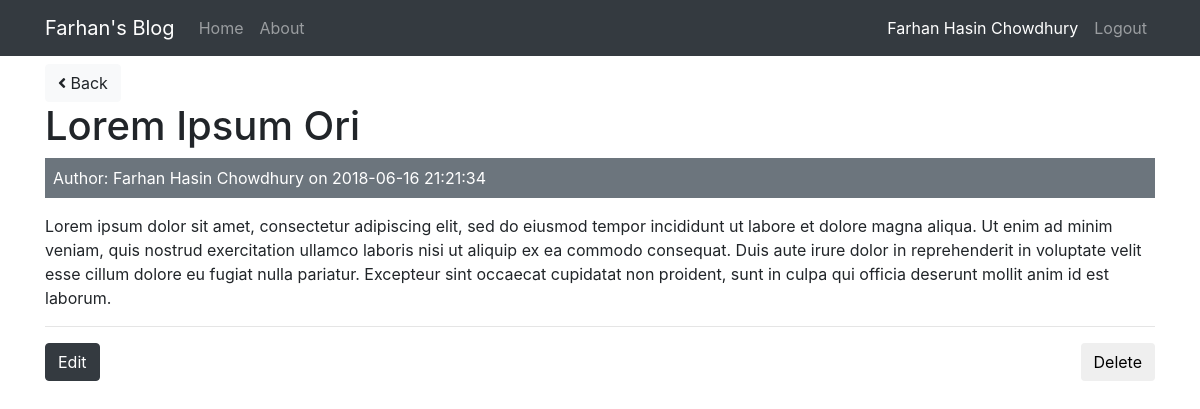
The app's page /posts/read/2 (signed in) with its own data.
### tables this page shows
CREATE TABLE `posts` (
  `id` int(11) NOT NULL,
  `user_id` int(11) NOT NULL,
  `title` varchar(255) NOT NULL,
  `body` text NOT NULL,
  `created_at` datetime NOT NULL DEFAULT CURRENT_TIMESTAMP
);

CREATE TABLE `users` (
  `id` int(11) NOT NULL,
  `name` varchar(255) NOT NULL,
  `email` varchar(255) NOT NULL,
  `password` varchar(255) NOT NULL,
  `created_at` datetime NOT NULL DEFAULT CURRENT_TIMESTAMP
);

### app/controllers/Posts.php (called while the page is built, shortened)
<?php
    class Posts extends Controller {
        public function __construct() {
            $this->postModel = $this->model('Post');
            $this->userModel = $this->model('User');
        }
        public function read($id) {
            $post = $this->postModel->getPostByID($id);
            $user = $this->userModel->getUserByID($post->user_id);
            $data = [
                'post' => $post,
                'user' => $user
            ];
            $this->view('posts/read', $data);
        }
    }
?>

### app/libraries/Core.php (called while the page is built, shortened)
<?php
    class Core {
        protected $currentMethod = 'index';
        public function __construct() {
            $url = $this->getURL();
            if(file_exists('../app/controllers/' . ucwords($url[0]) . '.php')) {
                unset($url[0]);
            }
            $this->currentController = new $this->currentController;
            if(isset($url[1])) {
                if(method_exists($this->currentController, $url[1])) {
                    $this->currentMethod = $url[1];
                    unset($url[1]);
                }
            }
            $this->params = $url ? array_values($url) : [];
            call_user_func_array([$this->currentController, $this->currentMethod], $this->params);
        }
        public function getURL() {
            if(isset($_GET['url'])){
                $url = rtrim($_GET['url'], '/');
                $url = filter_var($url, FILTER_SANITIZE_URL);
                $url = explode('/', $url);
                return $url;
            }
        }
    }
?>

### public/index.php (called while the page is built, shortened)
<?php
    $init = new Core;
?>

### app/libraries/Database.php (called while the page is built, shortened)
<?php
    class Database {
        private $host = DB_HOST;
        private $user = DB_USER;
        private $passwd = DB_PASSWORD;
        private $dbname = DB_NAME;
        private $dbh;
        private $statement;
        public function __construct() {
            $dsn = 'mysql:host=' . $this->host . ';dbname=' . $this->dbname;
            $options = [
                PDO::ATTR_PERSISTENT => true,
                PDO::ATTR_ERRMODE => PDO::ERRMODE_EXCEPTION
            ];
            try {
                $this->dbh = new PDO($dsn, $this->user, $this->passwd, $options);
            } catch(PDOException $e) {
                $this->error = $e->getMessage();
                echo($this->error);
            }
        }
        public function query($sql) {
            $this->statement = $this->dbh->prepare($sql);
        }
        public function bind($param, $value, $type = null) {
            if(is_null($type)) {
                switch(true) {
                    default:
                        $type = PDO::PARAM_STR;
                }
            }
            $this->statement->bindValue($param, $value, $type);
        }
        public function execute() {
            return $this->statement->execute();
        }
        public function single() {
            $this->execute();
            return $this->statement->fetch(PDO::FETCH_OBJ);
        }
    }
?>

### app/models/Post.php (called while the page is built, shortened)
<?php
    class Post {
        private $db;
        public function __construct() {
            $this->db = new Database;
        }
        public function getPostByID($id) {
            $this->db->query('SELECT * FROM posts WHERE id=:id');
            $this->db->bind(':id', $id);
            $row = $this->db->single();
            return $row;
        }
    }
?>

### app/models/User.php (called while the page is built, shortened)
<?php
    class User {
        private $db;
        public function __construct() {
            $this->db = new Database;
        }
        public function getUserByID($id) {
            $this->db->query('SELECT * FROM users WHERE id = :id');
            $this->db->bind(':id', $id);
            $row = $this->db->single();
            return $row;
        }
    }
?>

### app/views/posts/read.php (the view)
<?php require(APP_ROOT . '/views/includes/header.php'); ?>
<a href="<?php echo(URL_ROOT); ?>/posts" class="btn btn-light"><i class="fa fa-angle-left"></i> Back</a>
<br>
<h1><?php echo($data['post']->title); ?></h1>
<div class="bg-secondary text-white p-2 mb-3">
    Author: <?php echo($data['user']->name) ?> on <?php echo($data['post']->created_at) ?>
</div>
<p><?php echo($data['post']->body) ?></p>
<?php if($data['post']->user_id === $_SESSION['user_id']): ?>
    <hr>
    <a href="<?php echo(URL_ROOT); ?>/posts/edit/<?php echo($data['post']->id) ?>" class="btn btn-dark">Edit</a>
    <form class="float-right" action="<?php echo(URL_ROOT); ?>/posts/delete/<?php echo($data['post']->id) ?>" method="post">
        <input type="submit" value="Delete" class="btn btn-delete">
    </form>
<?php endif ?>
<?php require(APP_ROOT . '/views/includes/footer.php'); ?>

### records on screen
posts: title "Lorem Ipsum Ori", created_at "2018-06-16 21:21:34", body "Lorem ipsum dolor sit amet, consectetur adipiscing elit, sed do eiusmod tempor incididunt ut labore et dolore magna aliqua. Ut enim ad minim veniam, quis nostrud exercitation ullamco laboris nisi ut aliquip ex ea commodo consequat. Duis aute irure dolor in reprehenderit in voluptate velit esse cillum dolore eu fugiat nulla pariatur. Excepteur sint occaecat cupidatat non proident, sunt in culpa qui officia deserunt mollit anim id est laborum."
users: name "Farhan Hasin Chowdhury"

### other values on screen
SITE_NAME "Farhan's Blog"
$_SESSION['user_name'] "Farhan Hasin Chowdhury"
